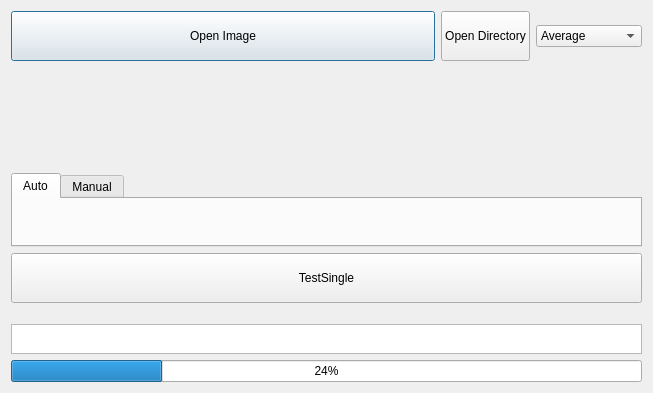
<?xml version="1.0" encoding="UTF-8"?>
<ui version="4.0">
 <class>IPUIClass</class>
 <widget class="QDialog" name="IPUIClass">
  <property name="geometry">
   <rect>
    <x>0</x>
    <y>0</y>
    <width>653</width>
    <height>393</height>
   </rect>
  </property>
  <property name="windowTitle">
   <string>IPUI</string>
  </property>
  <layout class="QVBoxLayout" name="verticalLayout">
   <item>
    <layout class="QHBoxLayout" name="horizontalLayout_3" stretch="4,0,1">
     <item>
      <widget class="QPushButton" name="pbTestRGB">
       <property name="minimumSize">
        <size>
         <width>200</width>
         <height>50</height>
        </size>
       </property>
       <property name="text">
        <string>Open Image</string>
       </property>
      </widget>
     </item>
     <item>
      <widget class="QPushButton" name="pbTestDir">
       <property name="minimumSize">
        <size>
         <width>0</width>
         <height>50</height>
        </size>
       </property>
       <property name="maximumSize">
        <size>
         <width>16777215</width>
         <height>16777215</height>
        </size>
       </property>
       <property name="text">
        <string>Open Directory</string>
       </property>
      </widget>
     </item>
     <item>
      <widget class="QComboBox" name="cbValueType">
       <property name="minimumSize">
        <size>
         <width>0</width>
         <height>0</height>
        </size>
       </property>
       <item>
        <property name="text">
         <string>Average</string>
        </property>
       </item>
       <item>
        <property name="text">
         <string>MaxMin</string>
        </property>
       </item>
      </widget>
     </item>
    </layout>
   </item>
   <item>
    <layout class="QHBoxLayout" name="horizontalLayout_2">
     <item>
      <spacer name="horizontalSpacer">
       <property name="orientation">
        <enum>Qt::Horizontal</enum>
       </property>
       <property name="sizeHint" stdset="0">
        <size>
         <width>40</width>
         <height>20</height>
        </size>
       </property>
      </spacer>
     </item>
     <item>
      <widget class="QRGBLabel" name="lbShow">
       <property name="minimumSize">
        <size>
         <width>0</width>
         <height>100</height>
        </size>
       </property>
       <property name="maximumSize">
        <size>
         <width>16777215</width>
         <height>300</height>
        </size>
       </property>
       <property name="text">
        <string/>
       </property>
      </widget>
     </item>
     <item>
      <spacer name="horizontalSpacer_2">
       <property name="orientation">
        <enum>Qt::Horizontal</enum>
       </property>
       <property name="sizeHint" stdset="0">
        <size>
         <width>40</width>
         <height>20</height>
        </size>
       </property>
      </spacer>
     </item>
    </layout>
   </item>
   <item>
    <widget class="QTabWidget" name="tabWidget">
     <property name="minimumSize">
      <size>
       <width>0</width>
       <height>0</height>
      </size>
     </property>
     <property name="currentIndex">
      <number>0</number>
     </property>
     <widget class="QWidget" name="tabAuto">
      <attribute name="title">
       <string>Auto</string>
      </attribute>
      <layout class="QGridLayout" name="gridLayout">
       <item row="0" column="0">
        <layout class="QGridLayout" name="layoutGrid"/>
       </item>
      </layout>
     </widget>
     <widget class="QWidget" name="tabManual">
      <attribute name="title">
       <string>Manual</string>
      </attribute>
      <layout class="QHBoxLayout" name="horizontalLayout">
       <item>
        <widget class="QComboBox" name="cbManualType">
         <item>
          <property name="text">
           <string>Gray</string>
          </property>
         </item>
         <item>
          <property name="text">
           <string>RGB</string>
          </property>
         </item>
        </widget>
       </item>
       <item>
        <widget class="QLabel" name="lbManualPixel">
         <property name="minimumSize">
          <size>
           <width>80</width>
           <height>0</height>
          </size>
         </property>
         <property name="frameShape">
          <enum>QFrame::Panel</enum>
         </property>
         <property name="text">
          <string/>
         </property>
         <property name="scaledContents">
          <bool>true</bool>
         </property>
        </widget>
       </item>
       <item>
        <spacer name="horizontalSpacer_3">
         <property name="orientation">
          <enum>Qt::Horizontal</enum>
         </property>
         <property name="sizeHint" stdset="0">
          <size>
           <width>40</width>
           <height>20</height>
          </size>
         </property>
        </spacer>
       </item>
      </layout>
     </widget>
    </widget>
   </item>
   <item>
    <widget class="QPushButton" name="pbTestSingle">
     <property name="minimumSize">
      <size>
       <width>200</width>
       <height>50</height>
      </size>
     </property>
     <property name="text">
      <string>TestSingle</string>
     </property>
    </widget>
   </item>
   <item>
    <spacer name="verticalSpacer">
     <property name="orientation">
      <enum>Qt::Vertical</enum>
     </property>
     <property name="sizeHint" stdset="0">
      <size>
       <width>20</width>
       <height>497</height>
      </size>
     </property>
    </spacer>
   </item>
   <item>
    <widget class="QTextEdit" name="teShowError">
     <property name="maximumSize">
      <size>
       <width>16777215</width>
       <height>30</height>
      </size>
     </property>
     <property name="lineWrapMode">
      <enum>QTextEdit::NoWrap</enum>
     </property>
    </widget>
   </item>
   <item>
    <widget class="QProgressBar" name="progressBar">
     <property name="value">
      <number>24</number>
     </property>
    </widget>
   </item>
  </layout>
 </widget>
 <layoutdefault spacing="6" margin="11"/>
 <customwidgets>
  <customwidget>
   <class>QRGBLabel</class>
   <extends>QLabel</extends>
   <header location="global">rgblabel.h</header>
  </customwidget>
 </customwidgets>
 <resources>
  <include location="ipui.qrc"/>
 </resources>
 <connections/>
</ui>
